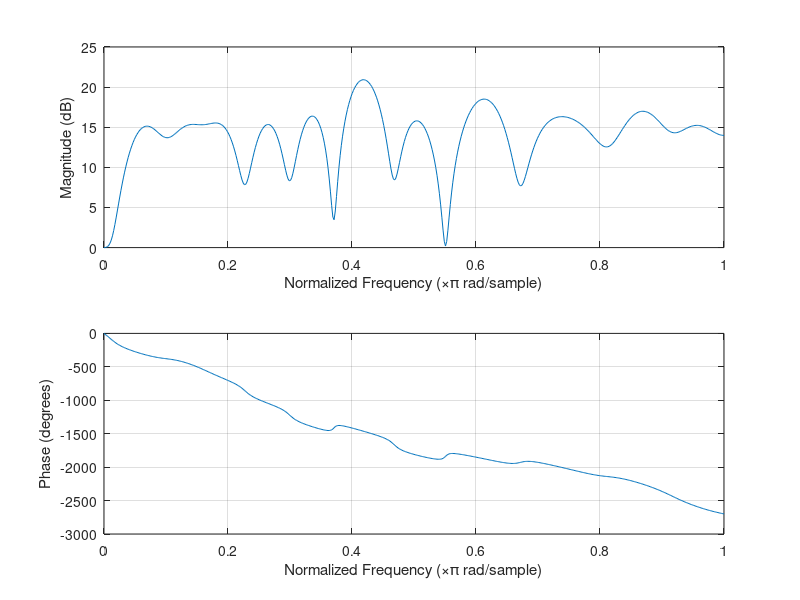

This chart was generated by the following MATLAB code:
pn_seq = [1 1 -1 -1 1 1 -1 1 -1 -1 1 -1 -1 -1 -1 1 -1 1 -1 1 1 1 -1 1 1 -1 -1 -1 1 1 1];

bin_size = 2*pi/length(pn_seq);
%% One FFT coefficient corresponds to discrete-time frequency of zero rad/sample.
w = -pi + bin_size/2 : bin_size : pi - bin_size/2;
%% Plot the magnitude spectrum of the PN sequence
stem(w, abs(fftshift(fft(pn_seq))))
title("Magnitude spectrum of PN sequence")

freqz(pn_seq);